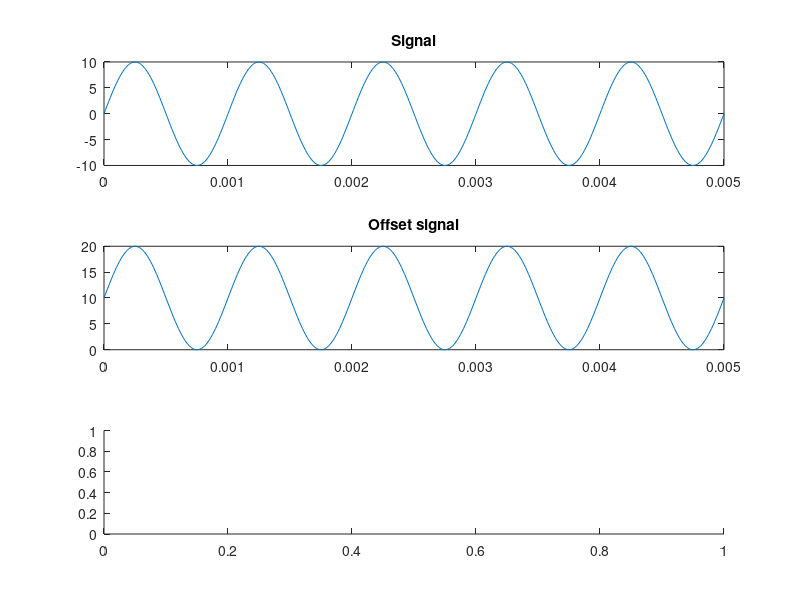

Write the MATLAB code that produced this figure. (Note: this script raises an error after producing the figure.)
clc;
close all;
clear vars;

Vo = 10; % amplitude of signal
Vpp = 2 * Vo; % peak to peak amplitude of signal

f = 1000; % carrier frequency
fs = 8000;% sampling frequency

T = 1/f; %carrier period
Ts = 1/fs;% sampling period

nCyc = 5; % num of cycles to be displayed

%%%%-----------------------------%%%%
% Analog Time vector creation and signal genertaion
%
%analog_time vector :
% keep step as a multiple of Ts so that sampling can be easily done
% let step = Ts/10
t_analog = 0:Ts/10:T * nCyc; 

signal = Vo * sin(2*pi*f*t_analog);
figure;
subplot(3,1,1);
plot(t_analog,signal)
title('Signal')

%apply dc shifting to the signal
offset_signal = Vo + signal;
subplot(3,1,2);
plot(t_analog,offset_signal);
title('Offset signal');

%%%% Digital time vector generation and sampling process
t_dig = 0:Ts:nCyc*T;
sampled_signal = Vo * sin(2*pi*f*t_dig);
subplot(3,1,3);
stem(t,sampled_signal);
title('Sampled Signal');

%%% Quantisation process
Num_bits = 4; % 4 bit Quantisation process ie, 2^4 = 16 levels
L = 2^ Num_bits; % levels  = 2^n
step_size = Vpp/L;% difference between two levels

levels = 0:step_size:Vpp;

codebook = 0 - step_size/2 :step_size:Vpp + step_size/2;
[ind,q,distor] = quantiz(offset_signal,levels,codebook);
figure;
stem(t_analog,q);

%%% Quantisation error - SQR %%%
%
%quantise signals at different levels and keep tabulate their snr

Num_bits_arr = [2, 3, 4, 8, 16];
for i = 1 : length(Num_bits_arr)
    
    Num_bits = Num_bits_arr(i) ; 
    L = 2^ Num_bits; % levels  = 2^n
    step_size = Vpp/L;% difference between two levels

    levels = 0:step_size:Vpp;
    codebook = 0 - step_size/2 :step_size:Vpp + step_size/2;

    [ind,q,distor(i)] = quantiz(offset_signal,levels,codebook);
end

figure();
plot(Num_bits_arr,distor)
title('Qunatisation error plot')

%plot SNR values - SNR = sigal power / noise power
% signal power = sum squares of signal
% noise power = sum of squares od noise/error 
% calculate SNR and SNR_dB

signal_power = sum(signal.^2);
noise_power = distor.^2;

SNR = signal_power./noise_power;
SNR_dB = 10* log(abs(SNR));

figure;
grid on;
plot(Num_bits_arr,SNR_dB);
title('SNR (dB) plot');

figure;
semilogy(Num_bits_arr,SNR_dB);
grid on;
title('SNR (dB) plot');

figure;
semilogy(Num_bits_arr,SNR);
grid on;
title('SNR  plot on semilog');



